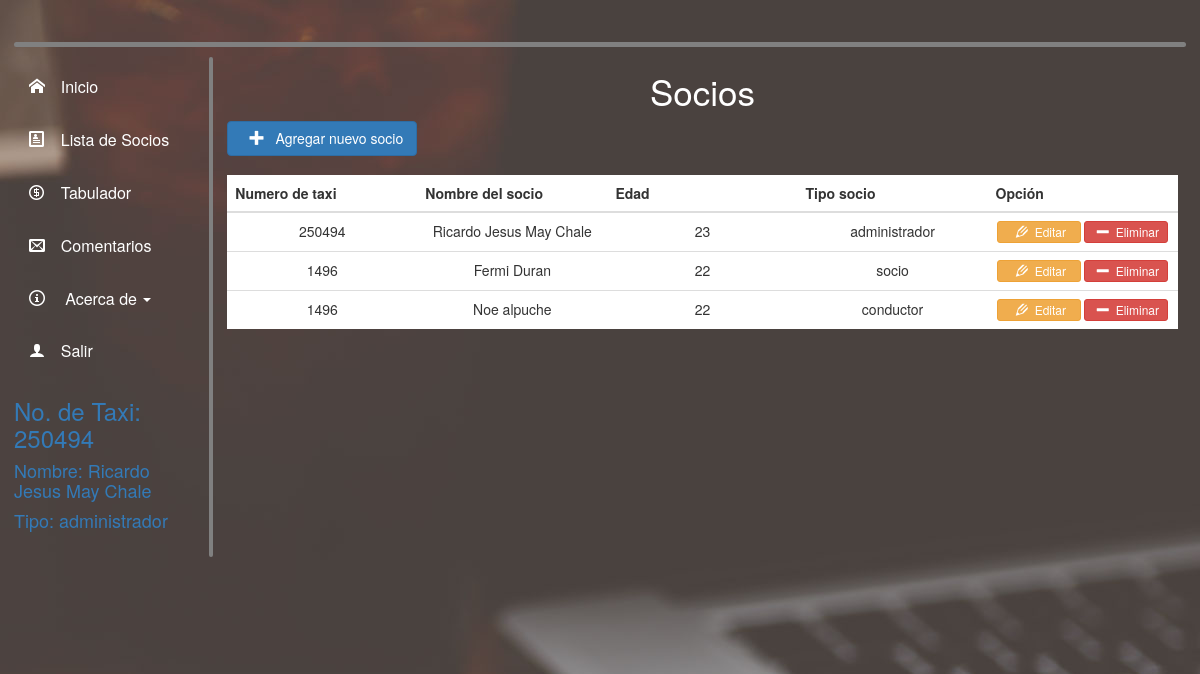
The app's page /TaxiSeguro/static/php/sistema/sistema.php?p=sociolista (signed in) with its own data.
### tables this page shows
CREATE TABLE `socio` (
  `id` int(10) NOT NULL,
  `numerotaxi` int(10) NOT NULL,
  `nombresocio` varchar(255) NOT NULL,
  `password` varchar(25) NOT NULL,
  `edad` int(3) NOT NULL,
  `tiposocio` varchar(25) NOT NULL,
  `foto` longblob NOT NULL
);

### TaxiSeguro/static/php/sistema/sociolista.php (the view, shortened to what this page needs)
<section class="principalinfo">
<h2>Socios</h2>
<?php
    include("conexion.php");
    if($_SESSION['tiposocio']=="administrador") {
        $query="SELECT id, numerotaxi, nombresocio, password, edad, tiposocio FROM socio";
    }else if($_SESSION['tiposocio']=="socio") {
        $query="SELECT id, numerotaxi, nombresocio, password, edad, tiposocio FROM socio WHERE numerotaxi LIKE '$numerotaxi%'";
    }else{
        $query="SELECT id, numerotaxi, nombresocio, password, edad, tiposocio FROM socio WHERE numerotaxi LIKE '$numerotaxi%'";
    }
    $resultado=$mysqli->query($query);
?>
<?php
    if($_SESSION['tiposocio']=="administrador") {
        echo'<button class="btn btn-primary btn-block boton1" type="button" data-toggle="modal" data-target="#ModalAdd" id="vibrate-dos"><span class="icon-plus" ></span> Agregar nuevo socio</button>';
    }else if($_SESSION['tiposocio']=="socio") {
        echo'<button class="btn btn-primary btn-block boton1" type="button" data-toggle="modal" data-target="#ModalAdd"><span class="icon-plus"></span> Agregar nuevo socio</button>';
    }else{
    }
?>
<div class="table-responsive tabla22" id="tabledefinida">
    <table class="table table-hover tabla1">
        <thead>
        <tr class="encabezadotabla">
            <th>Numero de taxi</th>
            <th>Nombre del socio</th>
            <th>Edad</th>
            <th>Tipo socio</th>
            <?php
                if($_SESSION['tiposocio']=="administrador") {
                    echo'<th>Opción</th>';
                }else{
                }
            ?>
        </tr>
        </thead>
        <tbody>
        <?php while($socio=$resultado->fetch_assoc()){ ?>
                <tr>
                    <td><?php echo $socio['numerotaxi'];?></td>
                    <td><?php echo $socio['nombresocio'];?></td>
                    <td><?php echo $socio['edad'];?></td>
                    <td><?php echo $socio['tiposocio'];?></td>
                        <?php
                            if($_SESSION['tiposocio']=="administrador") {
                                echo'<td>';
                                    echo'<a class="btn btn-warning btn-xs" href="sociomodificar.php?id=';?><?php echo $socio['id'];?><?php echo'"  type="button" data-toggle="modal" data-target="#ModalVer"><span class="icon-pencil2"></span> Editar</a>';
                                    echo'<a class="btn btn-danger btn-xs" href="socioeliminar.php?id=';?><?php echo $socio['id'];?><?php echo'"  type="button" data-toggle="modal" data-target="#ModalVer"><span class="icon-minus"></span> Eliminar</a>';
                                echo'</td>';
                            }else if($_SESSION['tiposocio']=="socio") {
                                echo'<td>';
                                echo'<a class="btn btn-warning btn-xs" href="sociomodificar.php?id=';?><?php echo $socio['id'];?><?php echo'"  type="button" data-toggle="modal" data-target="#ModalVer"><span class="icon-pencil2"></span> Editar</a>';
                                echo'<a class="btn btn-danger btn-xs" href="socioeliminar.php?id=';?><?php echo $socio['id'];?><?php echo'"  type="button" data-toggle="modal" data-target="#ModalVer"><span class="icon-minus"></span> Eliminar</a>';
                                echo'</td>';
                            }else{
                            }
                        ?>
                </tr>
                <?php } ?>
        </tbody>
    </table>
</div>
</section>

### TaxiSeguro/static/php/sistema/sistema.php (shortened to what this page needs)
<?php
if(isset($_SESSION['numerotaxi'])) {
?>
<!DOCTYPE html>
<html>
    <head>
        <link rel="stylesheet" type="text/css" href="../../../static/fonts/icomoon/style.css">
        <link rel="stylesheet" type="text/css" href="../../../static/bootstrap/css/bootstrap.css">
        <link rel="stylesheet" type="text/css" href="../../../static/css/stylesistema.css">
        <link rel="stylesheet" type="text/css" href="../../../static/css/movilsistema.css" media="handheld, only screen and (max-device-width: 720px)" />
    </head>
    <body class="">
        <section class="principal">
            <aside class="division">
            </aside>
            <?php
              include("index/menu.php");
            ?>
            <section class="division2">
            </section>
            <?php
              $pagina = isset($_GET['p']) ? strtolower($_GET['p']) : 'inicio';
              include($pagina.".php");
            ?>
        </section>
    </body>
</html>
<?php
}else{
    echo '<script> window.location="../../../index.php"; </script>';
}
?>

### TaxiSeguro/static/php/sistema/index/menu.php (shortened to what this page needs)
<section class="menu">
  <nav class="nav navprimero">
      <ul class="nav2">
          <li class="<?php echo $pagina == 'inicio' ? 'active' : ''; ?>"><a href="?p=inicio"><span class="icon-home"></span>Inicio</a></li>
          <li class="<?php echo $pagina == 'sociolista' ? 'active' : ''; ?>"><a href="?p=sociolista"><span class="icon-profile"></span>Lista de Socios</a></li>
          <li class="<?php echo $pagina == 'tarifalista' ? 'active' : ''; ?>"><a href="?p=tarifalista"><span class="icon-coin-dollar"></span>Tabulador</a></li>
          <li class="<?php echo $pagina == 'comentariolista' ? 'active' : ''; ?>"><a href="?p=comentariolista"><span class="icon-envelop"></span>Comentarios</a></li>
          <li><a><span class="icon-info"></span> Acerca de <span class="caret"></span></a>
        </li>
        <li><a href="../login/logout.php"><span class="icon-user"></span>Salir</a></li>
        <?php
          echo "<a><h3>No. de Taxi: ".$_SESSION['numerotaxi']."</h3></a>";
          echo "<a><h4>Nombre: ".$_SESSION['nombresocio']."</h4></a>";
          echo "<a><h4>Tipo: ".$_SESSION['tiposocio']."</h4></a>";
        ?>
      </ul>
  </nav>
</section>

### TaxiSeguro/static/css/stylesistema.css (style rules this page uses)
@media (min-width: 720px) { * { margin: 0%; padding: 0%; border:0%; } }
@media (min-width: 720px) { body { margin-left: 1em; margin-right: 1em; text-align: center; } }
@media (min-width: 720px) { .principal { float: left; height: 100%; width: 100%; } }
@media (min-width: 720px) { .division { float: left; height: 5px; width: 100%; border-radius: 50px; background: gray; margin-top: 3.6%; } }
@media (min-width: 720px) { .menu { margin-top: 1em; float: left; height: 585px; width: 16%; margin-right: .5em; text-align: left; } }
@media (min-width: 720px) { nav { float: left; width: 100%; height: 100%; overflow: hidden; font-size: 16px; } }
@media (min-width: 720px) { .nav ul { list-style:none; } }
@media (min-width: 720px) { .nav2 > li { width: 100%; } }
@media (min-width: 720px) { .nav2 li a { color: white; text-decoration:none; padding:15px 15px; display:block; } }
@media (min-width: 720px) { .nav2 span { margin-right: 10%; } }
@media (min-width: 720px) { .menu { color: white; } }
@media (min-width: 720px) { .division2 { float: left; height: 500px; width: .40%; background: gray; margin-top: 10px; margin-bottom: 10px; border-radius: 50px; } }
@media (min-width: 720px) { .principalinfo { margin-left: 1em; margin-top: 1em; float: left; height: 555px; width: 81.1%; } }
@media (min-width: 720px) { .principalinfo > h2 { font-size: 35px; margin: .15em; margin-top: .15em; margin-bottom: .15em; color: white; padding-top: .15em; padding-bottom: .15em; border-radius: 50px; } }
@media (min-width: 720px) { .principalinfo .boton1 { width: 20%; height: 35px; margin-bottom: 1%; } }
@media (min-width: 720px) { .principalinfo span { margin-left: 5%; margin-right: 5%; } }
@media (min-width: 720px) { .tabla1 { margin-top: 1%; background-color: white; } }
@media (min-width: 720px) { .tabla1 .btn { float: left; width: 48%; margin-left: 1%; margin-right: 1%; } }
@media (min-width: 720px) { .tabla1 td { width: 16.6%; } }
@media (min-width: 720px) { .encabezadotabla { background: #b0c4de; background-color: white; } }

### TaxiSeguro/static/css/movilsistema.css (style rules this page uses)
* { margin: 0%; padding: 0%; border:0%; }
body { margin-left: 1em; margin-right: 1em; text-align: center; }
.principal { float: left; height: 100%; width: 100%; }
.division { float: left; height: 5px; width: 100%; border-radius: 50px; background: gray; margin-top: 3.6%; }
.menu { margin-top: 1em; float: left; height: 100%; width: 100%; margin-right: 1em; text-align: left; }
nav { float: left; width: 100%; height: 100%; overflow: hidden; font-size: 16px; }
.nav ul { list-style:none; }
.nav2 > li { width: 330px; }
.nav2 li a { color: black; text-decoration:none; padding:15px 15px; display:block; list-style:none; }
.nav2 span { margin-right: 10%; }
h2,h3,h4 { color: white; }
.division2 { float: left; height: 5px; width: 100%; border-radius: 50px; background: gray; margin-top: 3.6%; }
.principalinfo { margin-left: 1%; margin-top: 1%; float: left; height: 100%; width: 100%; }
.principalinfo .boton1 { width: 60%; height: 35px; margin-bottom: 5%; }
.principalinfo span { margin-left: 5%; margin-right: 5%; }
.encabezadotabla { background: #b0c4de; background-color: white; }
.tabla22 { display: none; }
.navprimero { display: none; }

### TaxiSeguro/static/php/sistema/sistema.php (style rules this page uses)
body { background-image: url("../../img/header.jpg"); background-size: cover, no-repeat; }

### records on screen
socio: numerotaxi "250494", nombresocio "Ricardo Jesus May Chale", edad "23", tiposocio "administrador"
socio: numerotaxi "1496", nombresocio "Fermi Duran", edad "22", tiposocio "socio"
socio: numerotaxi "1496", nombresocio "Noe alpuche", edad "22", tiposocio "conductor"

### other values on screen
$_SESSION['numerotaxi'] "250494"
$_SESSION['nombresocio'] "Ricardo Jesus May Chale"
$_SESSION['tiposocio'] "administrador"
